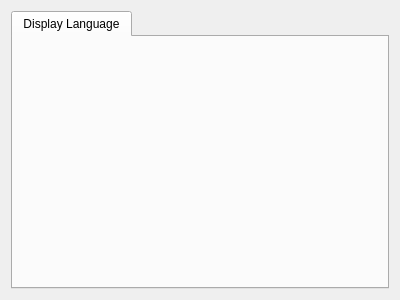
<?xml version="1.0" encoding="UTF-8"?>
<ui version="4.0">
 <class>Settings</class>
 <widget class="QWidget" name="Settings">
  <property name="geometry">
   <rect>
    <x>0</x>
    <y>0</y>
    <width>400</width>
    <height>300</height>
   </rect>
  </property>
  <layout class="QVBoxLayout" name="verticalLayout">
   <item>
    <widget class="QTabWidget" name="tabWidget">
     <widget class="QWidget" name="language">
      <attribute name="title">
       <string>Display Language</string>
      </attribute>
      <layout class="QVBoxLayout" name="languages"/>
     </widget>
    </widget>
   </item>
  </layout>
 </widget>
 <resources/>
 <connections/>
</ui>
